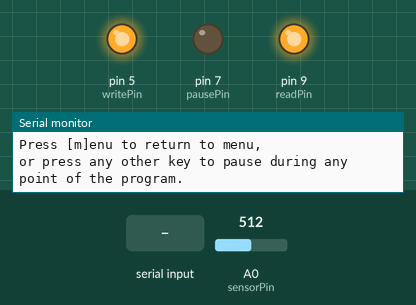
Recording of a sketch running on a simulated Arduino Uno, built with avr-gcc and run on an emulated ATmega328P. Shown: output pins drawn as LEDs (lit = HIGH), the last lines printed to the serial monitor. The inputs (shaded band) are chosen by the test bench; at power-on: A0 (sensorPin) = 512. EEPROM starts erased.

Above: at 1.2 s.
1.3 s: "m\n" received over Serial
At 1.9 s:
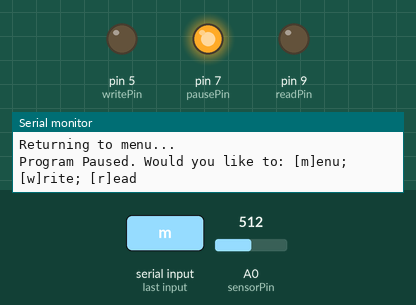
2.8 s: byte 119 ('w') received over Serial
At 3.1 s:
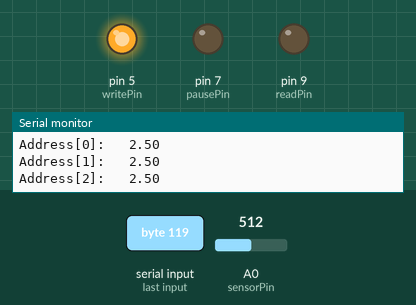
4.3 s: byte 114 ('r') received over Serial
At 4.7 s:
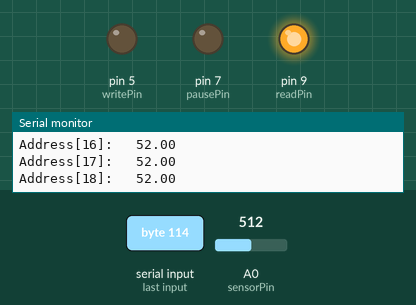
8.8 s: "0\n" received over Serial
At 9.2 s:
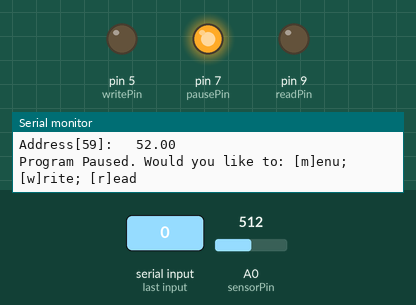
10.3 s: "r\n" received over Serial
At 11.1 s:
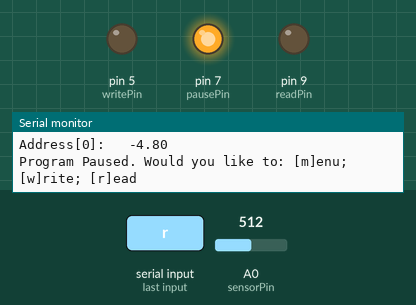
Timing chart, 0 to 12.8 s (numbered marks = the images above; inputs shaded):
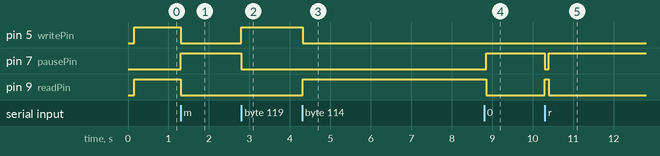

Measured:
- after the input at 1.3 s, pin 5 (writePin), pin 9 (readPin): HIGH → LOW at once; pin 7 (pausePin): LOW → HIGH at once
- after the input at 2.8 s, pin 5 (writePin): LOW → HIGH at once; pin 7 (pausePin): HIGH → LOW at once
- after the input at 4.3 s, pin 5 (writePin): HIGH → LOW at once; pin 9 (readPin): LOW → HIGH at once
- after the input at 8.8 s, pin 7 (pausePin): LOW → HIGH after 0.05 s; pin 9 (readPin): HIGH → LOW after 0.05 s
- after the input at 10.3 s, pin 7 (pausePin): HIGH → LOW at once, → HIGH 0.10 s later; pin 9 (readPin): LOW → HIGH at once, → LOW 0.10 s later

The sketch:

arduinoTempEEPROMlog.ino
```cpp
// References
// https://learn.sparkfun.com/tutorials/sik-experiment-guide-for-arduino---v32/experiment-7-reading-a-temperature-sensor
// https://www.arduino.cc/en/Tutorial/EEPROMWrite
// https://www.arduino.cc/en/Tutorial/EEPROMRead
//
// The following may be useful to read on storing EEPROM data:
// http://www.vernier.com/engineering/arduino/store-data-eeprom/
//

#include <ctype.h>
#include <stdlib.h>
#include <math.h>
#include <EEPROM.h>

const int writePin = 5;
const int readPin = 9;
const int pausePin = 7;
const int collectDataBtn = 3;

const int sensorPin = A0;   // Temperature Pin
const float baselineTemp = 20.0;

int addr = 0;   // Initializes address at 0 for EEPROM

char mode = 'm';
char menuChoice = '0';

// SETUP of Serial port and PINS for LED
void setup() {
  Serial.begin(9600);
  pinMode(writePin, OUTPUT);
  pinMode(readPin, OUTPUT);
  pinMode(pausePin, OUTPUT);
  pinMode(sensorPin, INPUT);


  /*
      Clears the EEPROM, initializing all address' to value 0
   *
   */
  // INACTIVATE for now. Takes too long.
  //for (int i = 0 ; i < EEPROM.length() ; i++) {
  //  EEPROM.write(i, 0);
  //}
}


// MAIN LOOP
void loop() {


  // MENU
  if (mode == 'm') {
      Serial.println("     Menu");
      Serial.println("-----------------");
      Serial.println("  [w]rite Data");
      Serial.println("  [r]ead Data");
      Serial.println("-----------------");
      Serial.println("Type the number and press enter");
      Serial.println("Press [m]enu to return to menu,");
      Serial.println("or press any other key to pause during any point of the program.");

      while (menuChoice == '0') {

          // Set LEDs to indicate menu mode
          digitalWrite(writePin, HIGH);
          digitalWrite(readPin, HIGH);
          digitalWrite(pausePin, LOW);

          // send data only when you receive data:
          if (Serial.available() > 0) {

              // read the incoming char:
              menuChoice = Serial.read();
              delay(1);
              Serial.print("I received: ");
              Serial.println(menuChoice);


              if ((menuChoice == 'w') || (menuChoice == 'W')) {
                   Serial.println("\n");
                   Serial.println("Beginning to write data to EEPROM...");
                   WriteData(sensorPin);
                   mode = 'w';
              }
              else if ((menuChoice == 'r') || (menuChoice == 'R') ) {
                   Serial.println("\n");
                   Serial.println("Beginning to read data from EEPROM...");
                   ReadData(sensorPin);
                   mode = 'r';
              }
              else if ((menuChoice == 'm') || (menuChoice == 'M') ) {
                   Serial.println("\n");
                   Serial.println("Returning to menu...");
                   mode = 'm';
                   menuChoice = '1';
              }
              else {
                   Serial.println("\n");
                   Serial.println("************************************");
                   Serial.println("Error. Please enter a valid command.");
                   Serial.println("************************************");
                   mode = 'm';
                   menuChoice = '1';
              } // END INNER IF ELSE BRANCHING
          } // END OUTER IF ELSE BRANCHING


      }

  }
  else if (mode == 'w') {
      digitalWrite(writePin, HIGH);
      digitalWrite(readPin, LOW);
      digitalWrite(pausePin, LOW);
      WriteData(sensorPin);
  }
  else if (mode == 'r') {
      digitalWrite(writePin, LOW);
      digitalWrite(readPin, HIGH);
      digitalWrite(pausePin, LOW);
      ReadData(sensorPin);
  }
  else {

      // LED Outputs
      digitalWrite(writePin, LOW);
      digitalWrite(readPin, LOW);
      digitalWrite(pausePin, HIGH);

      char userPause = 'y';
      Serial.print("Program Paused. Would you like to: ");
      Serial.println("[m]enu; [w]rite; [r]ead");
      while (userPause == 'y') {
           if (Serial.available() > 0) {

                  // read the incoming char:
                  mode = Serial.read();

                  if (mode == 'm') {
                        // Reset menuChoice to 0 to get out of infinite menu loop
                        menuChoice = '0';
                        userPause = 'n';

                        // Resets EEPROM memory to address 0
                        addr = 0;

                        Serial.println("Returning to menu...");
                   }
                   else if (mode == 'w') {
                        menuChoice = 'w';
                        userPause = 'n';

                        Serial.print("Resuming writing data to EEPROM at address ");
                        Serial.print(addr);
                        Serial.println("...");
                   }
                   else if (mode == 'r') {
                        menuChoice = 'r';
                        userPause = 'n';

                        // Resets EEPROM memory to address 0 for reading
                        addr = 0;
                        Serial.println("Proceeding to read EEPROM data...");
                   }
            } // END IF
       } // END WHILE
  } // END ELSE


  // Enables us to break out of data writing or reading and go back to menu
  if (Serial.available() > 0) {

              // read the incoming char:
              mode = Serial.read();


   } // END if
   else if (menuChoice == '1') {
          menuChoice = '0';
   }

} // END void loop


void WriteData(int Pin) {

  // Declarations
  int sensorVal = analogRead(sensorPin);
  int voltVal;
  float voltage, degreesC;


  // First we'll measure the voltage at the analog pin. Normally
  // we'd use analogRead(), which returns a number from 0 to 1023.
  // Here we've written a function (further down) called
  // getVoltage() that returns the true voltage (0 to 5 Volts)
  // present on an analog input pin.
  voltage = getVoltage(sensorPin);

  // Now we'll convert the voltage to degrees Celsius.
  // This formula comes from the temperature sensor datasheet:
  // CONVERT IN PYTHON SCRIPT
  // degreesC = (voltage - 0.5) * 100.0;
  Serial.print("Address[");
  Serial.print(addr);
  Serial.print("]: \t");
  Serial.println(voltage);
  /***
    Write the value to the appropriate byte of the EEPROM.
    these values will remain there when the board is
    turned off.
  ***/

  voltVal = (voltage * 1000) / 4;

  EEPROM.write(addr, voltVal);
  /***
    Advance to the next address, when at the end restart at the beginning.

    Larger AVR processors have larger EEPROM sizes, E.g:
    - Arduno Duemilanove: 512b EEPROM storage.
    - Arduino Uno:        1kb EEPROM storage.
    - Arduino Mega:       4kb EEPROM storage.

    Rather than hard-coding the length, you should use the pre-provided length function.
    This will make your code portable to all AVR processors.
  ***/
  addr = addr + 1;
  if (addr == EEPROM.length()) {
    addr = 0;
  }

  /***
    As the EEPROM sizes are powers of two, wrapping (preventing overflow) of an
    EEPROM address is also doable by a bitwise and of the length - 1.

    ++addr &= EEPROM.length() - 1;
  ***/


  delay(100);
  return;
}


void ReadData(int Pin) {

  // Declarations
  byte value;
  float voltageVal;
  float voltage, degreesC;

  value = EEPROM.read(addr);

  voltageVal = value;

  voltage = voltageVal * 4 / 1000;
  //Serial.print("Voltage: ");
  //Serial.print("\t");
  //Serial.println(voltage);

  degreesC = (voltage - 0.5) * 100.0;
  //Serial.print("Degrees C: ");
  //Serial.print("\t");


  Serial.print("Address[");
  Serial.print(addr);
  Serial.print("]: \t");
  Serial.println(degreesC);


  /***
    Advance to the next address, when at the end restart at the beginning.

    Larger AVR processors have larger EEPROM sizes, E.g:
    - Arduno Duemilanove: 512b EEPROM storage.
    - Arduino Uno:        1kb EEPROM storage.
    - Arduino Mega:       4kb EEPROM storage.

    Rather than hard-coding the length, you should use the pre-provided length function.
    This will make your code portable to all AVR processors.
  ***/
  addr = addr + 1;
  if (addr == EEPROM.length()) {
    addr = 0;
  }
  delay(100);
  return;
}


float getVoltage(int pin) {
  // This function has one input parameter, the analog pin number
  // to read. You might notice that this function does not have
  // "void" in front of it; this is because it returns a floating-
  // point value, which is the true voltage on that pin (0 to 5V).


  return (analogRead(pin) * 0.004882814);
  // This equation converts the 0 to 1023 value that analogRead()
  // returns, into a 0.0 to 5.0 value that is the true voltage
  // being read at that pin.
}
```
